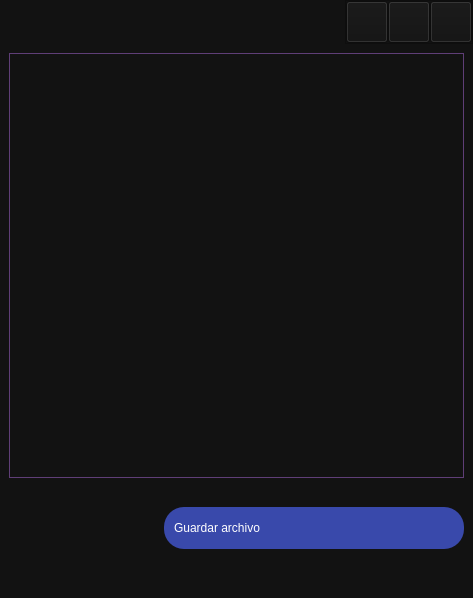
<?xml version="1.0" encoding="UTF-8"?>
<ui version="4.0">
 <class>MainWindow</class>
 <widget class="QMainWindow" name="MainWindow">
  <property name="geometry">
   <rect>
    <x>0</x>
    <y>0</y>
    <width>473</width>
    <height>598</height>
   </rect>
  </property>
  <property name="windowTitle">
   <string>MainWindow</string>
  </property>
  <widget class="QWidget" name="centralwidget">
   <layout class="QGridLayout" name="gridLayout_2" rowstretch="0,0">
    <property name="leftMargin">
     <number>0</number>
    </property>
    <property name="topMargin">
     <number>0</number>
    </property>
    <property name="rightMargin">
     <number>0</number>
    </property>
    <property name="bottomMargin">
     <number>0</number>
    </property>
    <property name="spacing">
     <number>0</number>
    </property>
    <item row="1" column="0">
     <widget class="QFrame" name="frameContainer">
      <property name="styleSheet">
       <string notr="true">QFrame {

	background-color : #121212;
}</string>
      </property>
      <property name="frameShape">
       <enum>QFrame::NoFrame</enum>
      </property>
      <property name="frameShadow">
       <enum>QFrame::Plain</enum>
      </property>
      <property name="lineWidth">
       <number>9</number>
      </property>
      <layout class="QGridLayout" name="gridLayout">
       <property name="leftMargin">
        <number>9</number>
       </property>
       <property name="topMargin">
        <number>9</number>
       </property>
       <property name="rightMargin">
        <number>9</number>
       </property>
       <property name="bottomMargin">
        <number>9</number>
       </property>
       <property name="spacing">
        <number>9</number>
       </property>
       <item row="2" column="0">
        <spacer name="verticalSpacer">
         <property name="orientation">
          <enum>Qt::Vertical</enum>
         </property>
         <property name="sizeType">
          <enum>QSizePolicy::Fixed</enum>
         </property>
         <property name="sizeHint" stdset="0">
          <size>
           <width>20</width>
           <height>20</height>
          </size>
         </property>
        </spacer>
       </item>
       <item row="3" column="0" alignment="Qt::AlignRight">
        <widget class="QPushButton" name="pushButtonSaveJson">
         <property name="minimumSize">
          <size>
           <width>300</width>
           <height>42</height>
          </size>
         </property>
         <property name="maximumSize">
          <size>
           <width>500</width>
           <height>16777215</height>
          </size>
         </property>
         <property name="styleSheet">
          <string notr="true">QPushButton{
	background-color: #3949AB;

	border-radius : 20px;

	font : 75 13pt &quot;Microsoft JhengHei UI&quot; bold;
	color : #FFFFFF;

	border : 2px;

	text-align : left;
	padding: 10px;
}

QPushButton:hover{
	background-color: #303F9F;
	color: #FFFFFF;

}</string>
         </property>
         <property name="text">
          <string>Guardar archivo</string>
         </property>
         <property name="icon">
          <iconset>
           <normaloff>../img/icons/24x24/cil-save.png</normaloff>../img/icons/24x24/cil-save.png</iconset>
         </property>
         <property name="iconSize">
          <size>
           <width>24</width>
           <height>24</height>
          </size>
         </property>
        </widget>
       </item>
       <item row="1" column="0">
        <widget class="QTextEdit" name="textEditJson">
         <property name="styleSheet">
          <string notr="true">QTextEdit {
	background-color : #121212;

	font: 25 12pt &quot;Microsoft YaHei UI Light&quot;;
	color : #FFFFFF;
	border : 1px solid #5F3E77;
}

QTextEdit::hover {
	background-color : #222222;

	font: 25 12pt &quot;Microsoft YaHei UI Light&quot;;
	color : #FFFFFF;
	border : 1px solid #5F3E77;
}</string>
         </property>
        </widget>
       </item>
       <item row="4" column="0">
        <spacer name="verticalSpacer_2">
         <property name="orientation">
          <enum>Qt::Vertical</enum>
         </property>
         <property name="sizeType">
          <enum>QSizePolicy::Fixed</enum>
         </property>
         <property name="sizeHint" stdset="0">
          <size>
           <width>20</width>
           <height>40</height>
          </size>
         </property>
        </spacer>
       </item>
      </layout>
     </widget>
    </item>
    <item row="0" column="0">
     <widget class="QFrame" name="frameTitleBar">
      <property name="minimumSize">
       <size>
        <width>0</width>
        <height>44</height>
       </size>
      </property>
      <property name="maximumSize">
       <size>
        <width>16777215</width>
        <height>44</height>
       </size>
      </property>
      <property name="sizeIncrement">
       <size>
        <width>0</width>
        <height>0</height>
       </size>
      </property>
      <property name="styleSheet">
       <string notr="true">QFrame {
	background-color : #121212;

}</string>
      </property>
      <property name="frameShape">
       <enum>QFrame::NoFrame</enum>
      </property>
      <property name="frameShadow">
       <enum>QFrame::Plain</enum>
      </property>
      <property name="lineWidth">
       <number>0</number>
      </property>
      <layout class="QGridLayout" name="gridLayout_3">
       <property name="leftMargin">
        <number>0</number>
       </property>
       <property name="topMargin">
        <number>0</number>
       </property>
       <property name="rightMargin">
        <number>0</number>
       </property>
       <property name="bottomMargin">
        <number>0</number>
       </property>
       <property name="spacing">
        <number>0</number>
       </property>
       <item row="0" column="1">
        <spacer name="horizontalSpacer">
         <property name="orientation">
          <enum>Qt::Horizontal</enum>
         </property>
         <property name="sizeHint" stdset="0">
          <size>
           <width>40</width>
           <height>20</height>
          </size>
         </property>
        </spacer>
       </item>
       <item row="0" column="2">
        <widget class="QFrame" name="frameTitleBarActions">
         <property name="frameShape">
          <enum>QFrame::StyledPanel</enum>
         </property>
         <property name="frameShadow">
          <enum>QFrame::Raised</enum>
         </property>
         <layout class="QGridLayout" name="gridLayout_4">
          <property name="leftMargin">
           <number>0</number>
          </property>
          <property name="topMargin">
           <number>0</number>
          </property>
          <property name="rightMargin">
           <number>0</number>
          </property>
          <property name="bottomMargin">
           <number>0</number>
          </property>
          <property name="spacing">
           <number>0</number>
          </property>
          <item row="0" column="2">
           <widget class="QPushButton" name="pushButtonCloseWindow">
            <property name="minimumSize">
             <size>
              <width>42</width>
              <height>42</height>
             </size>
            </property>
            <property name="maximumSize">
             <size>
              <width>42</width>
              <height>42</height>
             </size>
            </property>
            <property name="styleSheet">
             <string notr="true">QPushButton {
	background-color : #121212;
}

QPushButton:hover {
	background-color : #A93226;
}</string>
            </property>
            <property name="text">
             <string/>
            </property>
            <property name="icon">
             <iconset>
              <normaloff>../img/icons/24x24/cil-x.png</normaloff>../img/icons/24x24/cil-x.png</iconset>
            </property>
            <property name="iconSize">
             <size>
              <width>24</width>
              <height>24</height>
             </size>
            </property>
           </widget>
          </item>
          <item row="0" column="0">
           <widget class="QPushButton" name="pushButtonMinimizeWindow">
            <property name="minimumSize">
             <size>
              <width>42</width>
              <height>42</height>
             </size>
            </property>
            <property name="maximumSize">
             <size>
              <width>42</width>
              <height>42</height>
             </size>
            </property>
            <property name="styleSheet">
             <string notr="true">QPushButton {
	background-color : #121212;
}

QPushButton:hover {
	background-color : #555555;
}</string>
            </property>
            <property name="text">
             <string/>
            </property>
            <property name="icon">
             <iconset>
              <normaloff>../img/icons/24x24/cil-window-minimize.png</normaloff>../img/icons/24x24/cil-window-minimize.png</iconset>
            </property>
            <property name="iconSize">
             <size>
              <width>42</width>
              <height>42</height>
             </size>
            </property>
           </widget>
          </item>
          <item row="0" column="1">
           <widget class="QPushButton" name="pushButtonRestoreWindow">
            <property name="minimumSize">
             <size>
              <width>42</width>
              <height>42</height>
             </size>
            </property>
            <property name="maximumSize">
             <size>
              <width>42</width>
              <height>42</height>
             </size>
            </property>
            <property name="styleSheet">
             <string notr="true">QPushButton {
	background-color : #121212;
}

QPushButton:hover {
	background-color : #555555;
}</string>
            </property>
            <property name="text">
             <string/>
            </property>
            <property name="icon">
             <iconset>
              <normaloff>../img/icons/24x24/cil-window-maximize.png</normaloff>../img/icons/24x24/cil-window-maximize.png</iconset>
            </property>
            <property name="iconSize">
             <size>
              <width>24</width>
              <height>24</height>
             </size>
            </property>
           </widget>
          </item>
         </layout>
        </widget>
       </item>
       <item row="0" column="0">
        <widget class="QLabel" name="labelTitleBar">
         <property name="styleSheet">
          <string notr="true">QLabel {
	font : 77 15pt &quot;Microsoft JhengHei UI&quot;;
	color : #FFFFFF;
	border-radius : 0px;
	text-align : left;
	padding-left: 5px;
}

QLabel::hover {
	color : #4F6FA0;
}
</string>
         </property>
         <property name="text">
          <string/>
         </property>
        </widget>
       </item>
      </layout>
     </widget>
    </item>
   </layout>
  </widget>
 </widget>
 <resources/>
 <connections/>
</ui>
